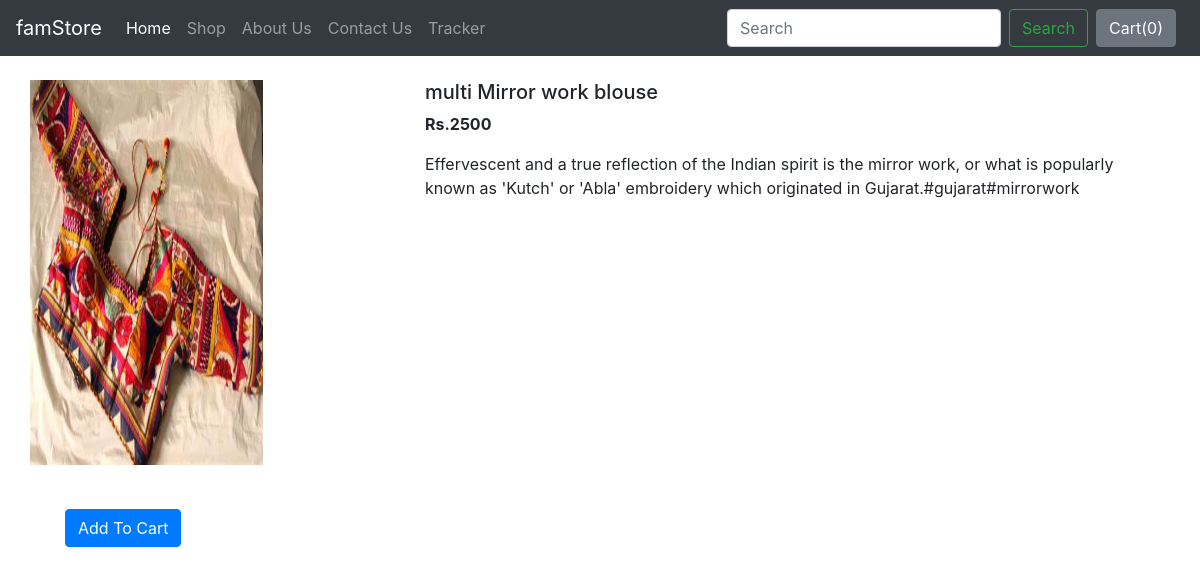
The app's page /shop/products/59 with its own data.
### home/models.py (models this page shows, shortened)
class Product(models.Model):
    product_id = models.AutoField
    product_name =models.CharField(max_length=50)
    category=models.CharField(max_length=50,default="")
    subcategory=models.CharField(max_length=50,default="")
    price=models.IntegerField(default=0)
    desc = models.CharField(max_length=300)
    place=models.CharField(max_length=50,default="")
    pub_date = models.DateField()
    image=models.ImageField(upload_to="static/img",default="")

### home/views.py (the view)
# urls.py: path('shop/products/<int:myid>',views.prodView,name="ProductView"),
def prodView(request,myid):
    product=Product.objects.filter(id=myid)
    return render(request,'prodView.html',{'product':product[0]})

### templates/prodView.html (shortened to what this page needs)
{% extends 'base.html' %}
{% block body %}
<div class="container my-4">
    <div class="row">
        <div class="col-md-4">
            <div class="row">
                <img src="/media/{{product.image}}" width="233px" height="385px">
            </div>
            <div class="card-body">
                <span id="divpr{{product.product_id}}" class="divpr">
                    <button id="pr{{product.product_id}}" class="btn btn-primary cart my-4">Add To Cart</button>
                </span>
            </div>
        </div>
    <div class="col-md-8">
        <h5>{{product.product_name}}</h5>
        <p><b>Rs.{{product.price}}</b></p>
        <p>{{product.desc}}</p>
    </div>
</div>
</div>
{% endblock body%}

### records on screen
Product: image (picture), product_name "multi Mirror work blouse", price "2500", desc "Effervescent and a true reflection of the Indian spirit is the mirror work, or what is popularly known as 'Kutch' or 'Abla' embroidery which originated in Gujarat.#gujarat#mirrorwork"
